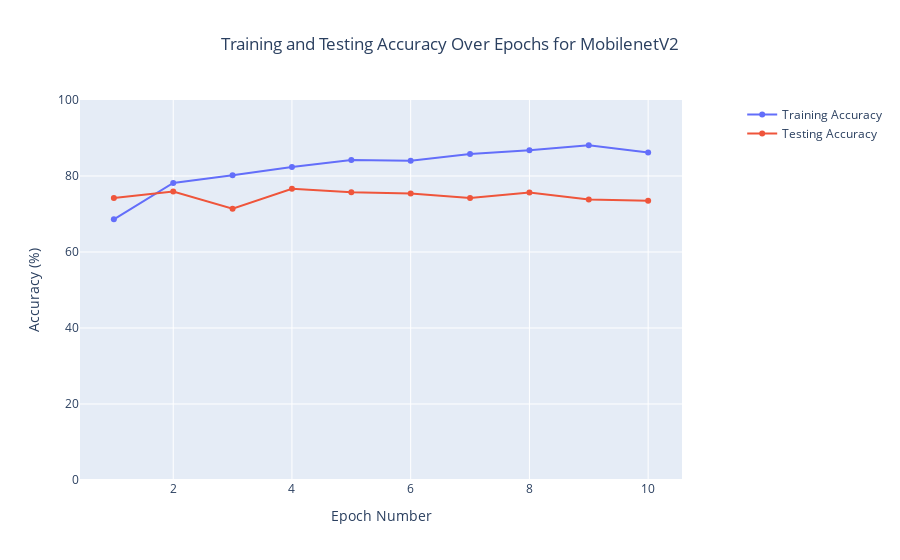

The notebook cell saved with this chart:
### Code cell
import plotly.graph_objs as go

# Data
epochs = [1, 2, 3, 4, 5, 6, 7, 8, 9, 10]
train_accuracy = [68.591, 78.177, 80.179, 82.364, 84.224, 84.003, 85.785, 86.773, 88.113, 86.188]
test_accuracy = [74.207, 75.923, 71.399, 76.651, 75.715, 75.403, 74.207, 75.663, 73.791, 73.479]

# Create trace for training accuracy
trace_train = go.Scatter(x=epochs, y=train_accuracy, mode='lines+markers', name='Training Accuracy')

# Create trace for testing accuracy
trace_test = go.Scatter(x=epochs, y=test_accuracy, mode='lines+markers', name='Testing Accuracy')

# Create layout
layout = go.Layout(
    title='Training and Testing Accuracy Over Epochs for MobilenetV2',
    title_x=0.5,  # Center the title horizontally
    xaxis=dict(title='Epoch Number'),
    yaxis=dict(title='Accuracy (%)', range=[0, 100]),
    legend=dict(x=1.1, y=1.0)
)

# Create figure
fig = go.Figure(data=[trace_train, trace_test], layout=layout)

# Show the figure
fig.show()

### Figure 1 — Plotly figure (JSON) as saved in the notebook; plotly's stock layout.template omitted (floating-point values rounded to 4 significant figures)
{"data": [{"mode": "lines+markers", "name": "Training Accuracy", "type": "scatter", "x": [1, 2, 3, 4, 5, 6, 7, 8, 9, 10], "y": [68.59, 78.18, 80.18, 82.36, 84.22, 84.0, 85.78, 86.77, 88.11, 86.19]}, {"mode": "lines+markers", "name": "Testing Accuracy", "type": "scatter", "x": [1, 2, 3, 4, 5, 6, 7, 8, 9, 10], "y": [74.21, 75.92, 71.4, 76.65, 75.72, 75.4, 74.21, 75.66, 73.79, 73.48]}], "layout": {"legend": {"x": 1.1, "y": 1}, "title": {"text": "Training and Testing Accuracy Over Epochs for MobilenetV2", "x": 0.5}, "xaxis": {"title": {"text": "Epoch Number"}}, "yaxis": {"range": [0, 100], "title": {"text": "Accuracy (%)"}}}}
